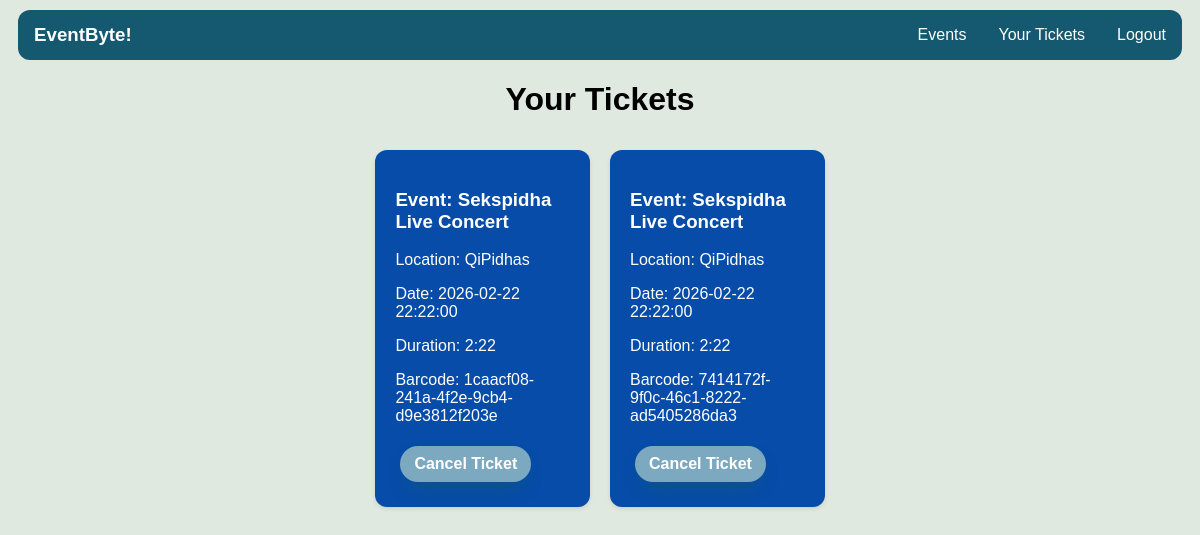
The page /templates/user_events (signed in) on the database its author committed.
### eventbyte.py (models this page shows, shortened)
class Ticket(db.Model):
    id = db.Column(db.Integer, primary_key=True)
    event_id = db.Column(db.Integer, db.ForeignKey('event.id'), nullable=False)
    event = db.relationship('Event', backref='tickets')
    attendee_id = db.Column(db.Integer, db.ForeignKey('user.id'), nullable=False)
    attendee = db.relationship('User', backref='tickets')
    barcode = db.Column(db.String(128), unique=True, nullable=False)

class Event(db.Model):
    id = db.Column(db.Integer, primary_key=True)
    title = db.Column(db.String(100), nullable=False)
    location = db.Column(db.String(255), nullable=False)
    date = db.Column(db.DateTime, nullable=False, default=datetime.utcnow)
    capacity = db.Column(db.Integer, nullable=False)
    creator_id = db.Column(db.Integer, db.ForeignKey('user.id'), nullable=False)
    creator = db.relationship('User', backref='events', foreign_keys=[creator_id])
    cancelled = db.Column(db.Boolean, nullable=False, default=False)
    duration = db.Column(db.String(50), nullable=False)
    remaining_capacity = db.Column(db.Integer, nullable=True)

### eventbyte.py (the view)
@app.route('/templates/user_events')
@login_required
def user_events():
    tickets = Ticket.query.filter_by(attendee_id=current_user.id).all()
    return render_template('user_events.html', tickets=tickets)

### eventbyte.py (called while the page is built)
@login_manager.user_loader
def load_user(user_id):
    return User.query.get(int(user_id))

### templates/user_events.html (shortened to what this page needs)
<!DOCTYPE html>
<html lang="en">
<head>
    <link rel="stylesheet" type="text/css" href="/static/css/style.css">
</head>
<body>
    <div class="navbar">
        <h3 class="website-name">EventByte!</h3>
        <div class="navbar-links">
            <a href="{{ url_for('logout') }}">Logout</a>
            <a href="{{ url_for('user_events') }}">Your Tickets</a>
            <a href="{{ url_for('events') }}">Events</a>
        </div>
      </div>
        <h1 class="tickets">Your Tickets</h1>
    <div class="event-list">
        {% for ticket in tickets %}
        <div class="event-item">
            <h3>Event: {{ ticket.event.title }}</h3>
            <p>Location: {{ ticket.event.location }}</p>
            <p>Date: {{ ticket.event.date }}</p>
            <p>Duration: {{ ticket.event.duration }}</p>
            <p>Barcode: {{ ticket.barcode }}</p>
            <form action="{{ url_for('cancel_ticket', ticket_id=ticket.id) }}" method="post">
                <button type="submit" class="button" >Cancel Ticket</button>
            </form>
        </div>
        {% endfor %}
    </div>
</body>
</html>

### static/css/style.css (style rules this page uses)
html, body { height: 100%; }
body { font-family: 'San Francisco', Helvetica, Arial, san-serif; background-color: #E0E9E0; }
.event-list { display: flex; flex-wrap: wrap; justify-content: center; }
.event-item { width: calc(33.33% - 180px); margin: 10px; padding: 20px; border-radius: 12px; background-color: #064CA8; box-shadow: 0 2px 4px rgba(0, 0, 0, 0.1); color: #FFFFFF; box-sizing: border-box; }
.button { background: #7DA9C0; border-radius: 999px; box-shadow: #145970 0 10px 20px -10px; box-sizing: border-box; color: #FFFFFF; cursor: pointer; font-size: 16px; font-weight: 700; line-height: 24px; opacity: 1; outline: 0 solid transparent; padding: 6px 14px; user-select: none; -webkit-user-select: none; touch-action: manipulation; width: fit-content; word-break: break-word; border: 0; margin: 5px; }
.navbar { background-color: #333; overflow: hidden; margin-bottom: 25px; margin: 10px; overflow: hidden; border-radius: 12px; }
.navbar a { float: right; display: block; color: white; text-align: center; padding: 14px 16px; text-decoration: none; }
.navbar { background-color: #145970; overflow: hidden; display: flex; justify-content: space-between; align-items: center; }
.navbar-links a { color: white; text-decoration: none; padding: 14px 16px; }
.website-name { color: white; padding: 14px 16px; margin: 0; }
*, *:before, *:after { box-sizing: border-box; }
.tickets { text-align: center; }

### rows shown on the page
Ticket: event "Sekspidha Live Concert", event.location "QiPidhas", event "2026-02-22 22:22:00", event.duration "2:22", barcode "1caacf08-241a-4f2e-9cb4-d9e3812f203e"
Ticket: event "Sekspidha Live Concert", event.location "QiPidhas", event "2026-02-22 22:22:00", event.duration "2:22", barcode "7414172f-9f0c-46c1-8222-ad5405286da3"
